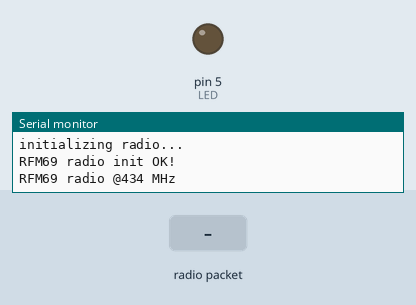
Simulated run of this sketch. Board: Arduino Uno, built with avr-gcc and run on an emulated ATmega328P. On the bench: output pins drawn as LEDs (lit = HIGH), the last lines printed to the serial monitor. Dashed ring = blinking. Inputs (shaded band) come from the test bench. No radio packets arrive unless stated; pins used as bus, display or sensor lines are not drawn.

Above: at 1.2 s.
1.3 s: radio packet "1" arrives
At 1.47 s:
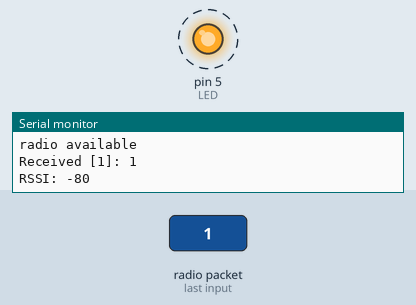
Timing chart, 0 to 4.3 s (numbered marks = the images above; inputs shaded):
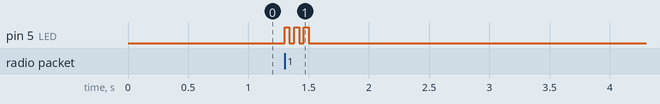

Measured:
- after the input at 1.3 s, pin 5 (LED): alternates HIGH for 0.04 s and LOW for 0.04 s, 6 changes in all, then stays LOW, starting at once

The sketch:

RadioHead69_RawDemo_RX_Arduino_Uno.ino
```cpp
// rf69 demo tx rx.pde
// -*- mode: C++ -*-
// Example sketch showing how to create a simple messageing client
// with the RH_RF69 class. RH_RF69 class does not provide for addressing or
// reliability, so you should only use RH_RF69  if you do not need the higher
// level messaging abilities.
// It is designed to work with the other example rf69_server.
// Demonstrates the use of AES encryption, setting the frequency and modem
// configuration

#include <SPI.h>
#include <RH_RF69.h>

/************ Radio Setup ***************/

// Change to 434.0 or other frequency, must match RX's freq!
#define RF69_FREQ 434.0

#define RFM69_INT     2  //
#define RFM69_CS      9  //
#define RFM69_RST     7  // "A"
#define SD_CS         10
#define LED           5


// Singleton instance of the radio driver
RH_RF69 rf69(RFM69_CS, RFM69_INT);

int16_t packetnum = 0;  // packet counter, we increment per xmission

void setup()
{
  Serial.begin(9600);
  //while (!Serial) { delay(1); } // wait until serial console is open, remove if not tethered to computer

  pinMode(LED, OUTPUT);
  pinMode(RFM69_RST, OUTPUT);
  pinMode(SD_CS, OUTPUT);
  digitalWrite(SD_CS, HIGH);
  digitalWrite(RFM69_RST, LOW);

  Serial.println("Feather RFM69 RX Test!");
  Serial.println();

  resetRadio();

  Serial.println("initializing radio...");
  if (!rf69.init()) {
    Serial.println("RFM69 radio init failed");
    while (1);
  }
  Serial.println("RFM69 radio init OK!");

  // Defaults after init are 434.0MHz, modulation GFSK_Rb250Fd250, +13dbM (for low power module)
  // No encryption
  if (!rf69.setFrequency(RF69_FREQ)) {
    Serial.println("setFrequency failed");
  }

  // If you are using a high power RF69 eg RFM69HW, you *must* set a Tx power with the
  // ishighpowermodule flag set like this:
  rf69.setTxPower(14 , true);  // range from 14-20 for power, 2nd arg must be true for 69HCW

  // The encryption key has to be the same as the one in the server
  uint8_t key[] = { 0x01, 0x02, 0x03, 0x04, 0x05, 0x06, 0x07, 0x08,
                    0x01, 0x02, 0x03, 0x04, 0x05, 0x06, 0x07, 0x08
                  };
  rf69.setEncryptionKey(key);

  pinMode(LED, OUTPUT);

  Serial.print("RFM69 radio @");  Serial.print((int)RF69_FREQ);  Serial.println(" MHz");
}


void loop() {
  if (rf69.available()) {
    Serial.println("radio available");
    // Should be a message for us now
    uint8_t buf[RH_RF69_MAX_MESSAGE_LEN];
    uint8_t len = sizeof(buf);
    if (rf69.recv(buf, &len)) {
      if (!len) return;
      buf[len] = 0;
      Serial.print("Received [");
      Serial.print(len);
      Serial.print("]: ");
      Serial.println((char*)buf);
      Serial.print("RSSI: ");
      Serial.println(rf69.lastRssi(), DEC);

      Blink(LED, 40, 3);

      /* for some reason we're not sending messages properly... Not sure why.
          gotta troubleshoot that so we can send ACKs.
      */
      //      if (strstr((char *)buf, "Hello World")) {
      //        // Send a reply!
      //        uint8_t data[] = "And hello back to you";
      //        rf69.send(data, sizeof(data));
      //        rf69.waitPacketSent();
      //        Serial.println("Sent a reply");
      //        Blink(LED, 40, 3); //blink LED 3 times, 40ms between blinks
      //      }
    } else {
      Serial.println("Receive failed");
    }
  }


}

void resetRadio()
{
  Serial.println("Radio reset");
  digitalWrite(RFM69_RST, HIGH);
  delay(10);
  digitalWrite(RFM69_RST, LOW);
  delay(10);
}

void Blink(byte PIN, byte DELAY_MS, byte loops) {
  for (byte i = 0; i < loops; i++)  {
    digitalWrite(PIN, HIGH);
    delay(DELAY_MS);
    digitalWrite(PIN, LOW);
    delay(DELAY_MS);
  }
}
```
